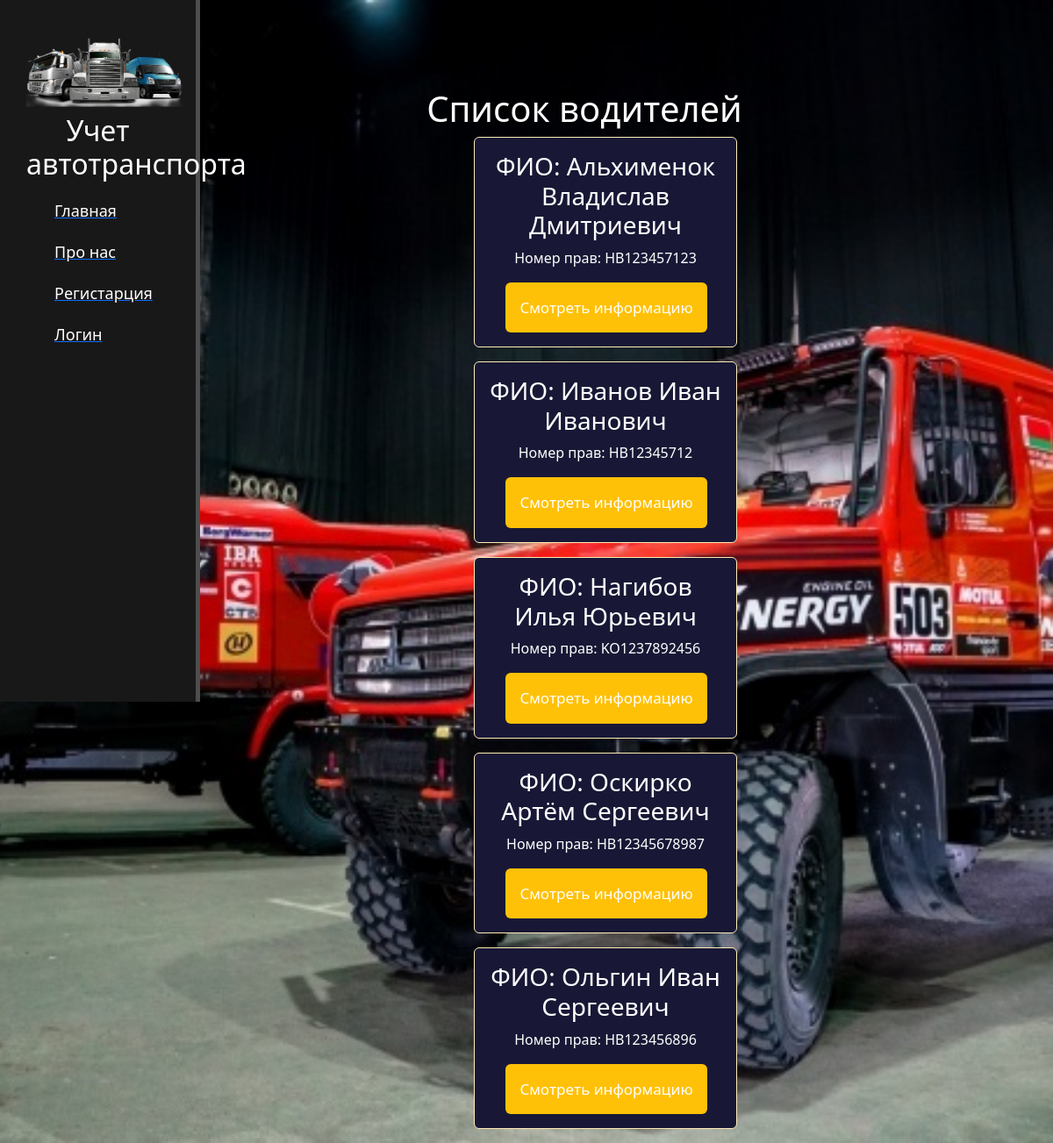
/avto/voditels, run on the app's committed database.
### avto/models.py (models this page shows, shortened)
class Voditels(models.Model):
    fio = models.CharField('fio', max_length=50)
    number_prav = models.CharField('number_prav',unique=True, max_length=15)
    conec_prav = models.DateField('conec_prav')
    primechanie = models.TextField('primechanie')
    class Meta:
        verbose_name = 'Водитель'
        verbose_name_plural = 'Водители'

### avto/views.py (the view)
# urls.py: path('voditels', views.voditels_home, name = "voditels_home"),
def voditels_home(request):
    voditels = Voditels.objects.all()
    return render(request, 'avto/avto_voditels_home.html', {'voditels':voditels})

### avto/templates/avto/avto_voditels_home.html (shortened to what this page needs)
{% extends 'main/layout.html' %}
{% block content %}
<div class = "features">
    <h1>Список водителей</h1>
    {% if voditels%}
        {% for el in voditels %}
        <div class = "alert alert-warning">
            <h3>ФИО: {{el.fio}}</h3>
            <p>Номер прав: {{el.number_prav}}</p>
            <a href = "{% url 'voditels_view' el.id %}" class="btn btn-warning">Смотреть информацию</a>
        </div>
        {% endfor %}
    {% else %}
        <p>Zapisei v tablice voditeli otsytstvyut</p>
    {% endif %}
</div>
{% endblock %}

### main/static/main/css/main.css (style rules this page uses)
body { background-image: url("maz.jpg"); background-repeat: no-repeat; background-position: center center; background-attachment: fixed; -webkit-background-size: cover; -moz-background-size: cover; -o-background-size: cover; background-size: cover; }
main .features { position: relative; float: left; color: #fff; margin-left: 18%; margin-top: 100px; text-align: center; width: 75%; }
main .alert { color: #fff; margin-left: 36%; width: 300px; background: #181836; }
.btn { color: white; margin-left: 18px; margin-right: 16px; padding: 16px; font-size: 17px; border: none; outline: none; }

### data on the page
Voditels: fio "Альхименок Владислав Дмитриевич", number_prav "HB123457123"
Voditels: fio "Иванов Иван Иванович", number_prav "HB12345712"
Voditels: fio "Нагибов Илья Юрьевич", number_prav "KO1237892456"
Voditels: fio "Оскирко Артём Сергеевич", number_prav "HB12345678987"
Voditels: fio "Ольгин Иван Сергеевич", number_prav "HB123456896"
